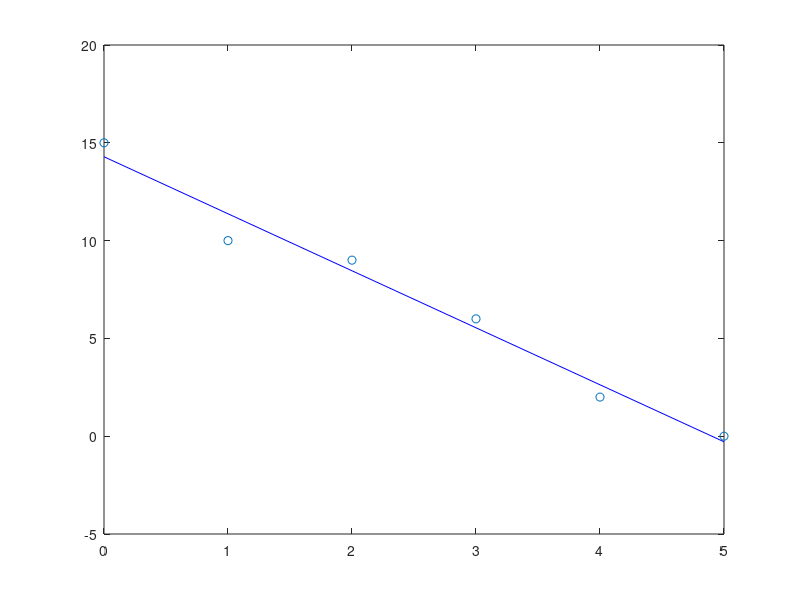
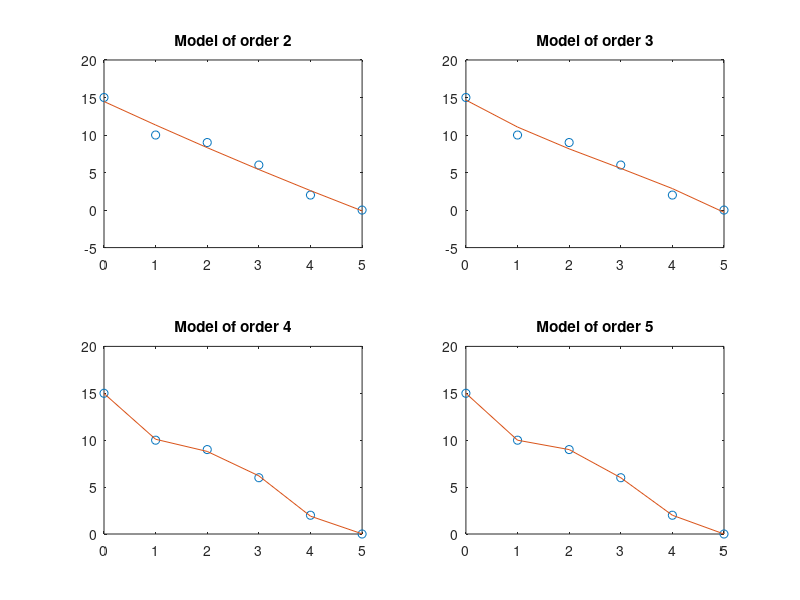

The MATLAB script that drew these images, in order:
% For the model
x = 0:5; y = [15, 10, 9, 6, 2, 0];

% Linear regression, i.e., first order polynomial
n = 1;

p = polyfit(x, y, n); % -2.9143 14.2857

a = p(1) % -2.9143
b = p(2) % 14.2857

% plot the first order polynomial a.k.a. line:
ymodel = a*x + b;
plot(x, y, 'o', x, ymodel, 'b-');

figure();

% Now, to compare different orders of polynomial regression models for the same dataset
for n = 2:5
  p = polyfit(x, y, n);
  ymodel = polyval(p, x);
  subplot(2, 2, n-1);
  plot(x, y, 'o', x, ymodel);
  title(sprintf('Model of order %d', n));
  fprintf('\ny_%d(x) = ', n);
  for i = n:-1:0
    fprintf(' %+.2f', p(n-i+1));
    if i > 0
      fprintf('x');
      if i > 1
        fprintf('^%d', i);
      endif
    endif
    fprintf(' ');
  end
end
fprintf('\n');
